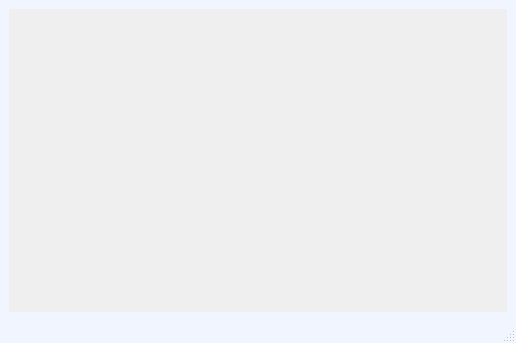
<?xml version="1.0" encoding="UTF-8"?>
<ui version="4.0">
 <class>EditorWindow</class>
 <widget class="QMainWindow" name="EditorWindow">
  <property name="geometry">
   <rect>
    <x>0</x>
    <y>0</y>
    <width>516</width>
    <height>343</height>
   </rect>
  </property>
  <property name="windowTitle">
   <string>Editor</string>
  </property>
  <property name="styleSheet">
   <string notr="true">QMainWindow{
background-color: #F0F5FF
}

QLabel{
color: navy;
font:14px &quot;Nimbus Mono PS&quot;;
}

QScrollArea::corner {
    background: transparent;
}

QScrollBar::vertical
    {
        background-color:  lightgray;
        width: 15px;
        margin: 15px 3px 15px 3px;
		 border:0px;
    }
QScrollBar::horizontal
    {
        background-color:  lightgray;
        height: 15px;
        margin: 3px 15px 3px 15px;
		 border:0px;
    }

QScrollBar::handle
    {
        background-color: navy;
        min-height: 5px;
    }

QScrollBar::sub-line:vertical
    {
        margin: 0px 0px 3px 0px;
		 border-image: url(:/arrows/img/up.svg);
		 border-width:0px;
		 background-color:transparent;
	    height: 10px;
        width: 9px;
        subcontrol-position: top;
        subcontrol-origin: margin;
    }
QScrollBar::add-line:vertical
    {
        margin: 3px 0px 0px 0px;
		 border-image: url(:/arrows/img/down.svg);
		 border-width:0px;
		 background-color:transparent;
        height: 10px;
        width: 9px;
        subcontrol-position: bottom;
        subcontrol-origin: margin;
    }


QScrollBar::sub-line:horizontal
    {
        margin: 0px 3px 0px 0px;
		 border-image: url(:/arrows/img/left.svg);
		 border-width:0px;
		 background-color:transparent;
	    height: 9px;
        width: 10px;
        subcontrol-position: left;
        subcontrol-origin: margin;
    }
QScrollBar::add-line:horizontal
    {
        margin: 0px 0px 0px 3px;
		 border-image: url(:/arrows/img/right.svg);
		 border-width:0px;
		 background-color:transparent;
        height: 9px;
        width: 10px;
        subcontrol-position: right;
        subcontrol-origin: margin;
    }


QTextEdit, QListView {
    background-attachment: scroll;
}
</string>
  </property>
  <widget class="QWidget" name="centralwidget">
   <layout class="QHBoxLayout" name="horizontalLayout">
    <item>
     <widget class="QScrollArea" name="workAreaScroll">
      <property name="frameShape">
       <enum>QFrame::NoFrame</enum>
      </property>
      <property name="frameShadow">
       <enum>QFrame::Plain</enum>
      </property>
      <property name="lineWidth">
       <number>0</number>
      </property>
      <property name="widgetResizable">
       <bool>true</bool>
      </property>
      <widget class="QWidget" name="workAreaScrollContents">
       <property name="geometry">
        <rect>
         <x>0</x>
         <y>0</y>
         <width>498</width>
         <height>279</height>
        </rect>
       </property>
       <layout class="QGridLayout" name="gridLayout"/>
      </widget>
     </widget>
    </item>
   </layout>
  </widget>
  <widget class="QMenuBar" name="menubar">
   <property name="geometry">
    <rect>
     <x>0</x>
     <y>0</y>
     <width>516</width>
     <height>23</height>
    </rect>
   </property>
  </widget>
  <widget class="QStatusBar" name="statusbar"/>
 </widget>
 <resources/>
 <connections/>
</ui>
